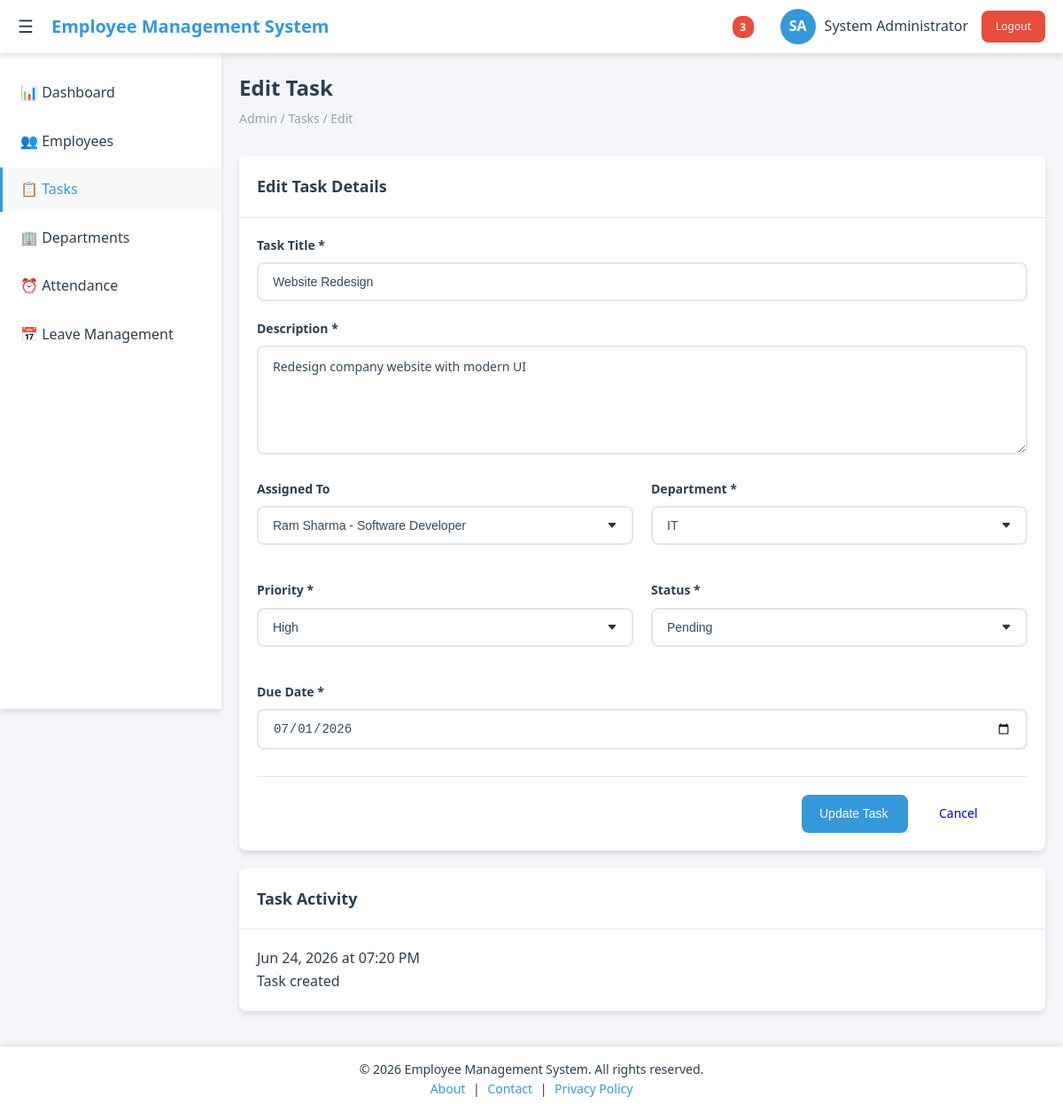
/admin/tasks/edit.php?id=1 (signed in), run on the app's committed database.
### tables this page shows
CREATE TABLE tasks (
    id INT PRIMARY KEY AUTO_INCREMENT,
    title VARCHAR(255) NOT NULL,
    description TEXT,
    assigned_to INT,
    assigned_by INT,
    department_id INT,
    priority ENUM('low', 'medium', 'high', 'urgent') DEFAULT 'medium',
    status ENUM('pending', 'in_progress', 'completed', 'cancelled') DEFAULT 'pending',
    due_date DATE,
    completed_date DATE,
    created_at TIMESTAMP DEFAULT CURRENT_TIMESTAMP,
    updated_at TIMESTAMP DEFAULT CURRENT_TIMESTAMP ON UPDATE CURRENT_TIMESTAMP,
    FOREIGN KEY (assigned_to) REFERENCES users(id),
    FOREIGN KEY (assigned_by) REFERENCES users(id),
    FOREIGN KEY (department_id) REFERENCES departments(id)
);

CREATE TABLE users (
    id INT PRIMARY KEY AUTO_INCREMENT,
    username VARCHAR(50) UNIQUE NOT NULL,
    email VARCHAR(100) UNIQUE NOT NULL,
    password VARCHAR(255) NOT NULL,
    first_name VARCHAR(50) NOT NULL,
    last_name VARCHAR(50) NOT NULL,
    role ENUM('admin', 'employee') DEFAULT 'employee',
    department_id INT,
    position VARCHAR(100),
    phone VARCHAR(20),
    hire_date DATE DEFAULT CURRENT_DATE,
    status ENUM('active', 'inactive') DEFAULT 'active',
    created_at TIMESTAMP DEFAULT CURRENT_TIMESTAMP,
    updated_at TIMESTAMP DEFAULT CURRENT_TIMESTAMP ON UPDATE CURRENT_TIMESTAMP
);

CREATE TABLE departments (
    id INT PRIMARY KEY AUTO_INCREMENT,
    name VARCHAR(100) NOT NULL,
    description TEXT,
    manager_id INT,
    status ENUM('active', 'inactive') DEFAULT 'active',
    created_at TIMESTAMP DEFAULT CURRENT_TIMESTAMP
);

### config.php (called while the page is built, shortened)
<?php
$conn = new mysqli(DB_HOST, DB_USER, DB_PASS, DB_NAME);
$conn->set_charset("utf8mb4");
function sanitize($data) {
    global $conn;
    return mysqli_real_escape_string($conn, trim($data));
}
?>

### admin/tasks/edit.php (the view, shortened to what this page needs)
<?php
include '../../config.php';
$task_id = sanitize($_GET['id']);
$sql = "SELECT * FROM tasks WHERE id = ?";
$stmt = $conn->prepare($sql);
$stmt->bind_param("i", $task_id);
$stmt->execute();
$result = $stmt->get_result();
$task = $result->fetch_assoc();
$dept_sql = "SELECT * FROM departments WHERE status = 'active'";
$dept_result = $conn->query($dept_sql);
$employees_sql = "SELECT id, first_name, last_name, position FROM users WHERE role = 'employee' AND status = 'active'";
$employees_result = $conn->query($employees_sql);
?>
<!DOCTYPE html>
<html lang="en">
<head>
    <link rel="stylesheet" href="../../assets/css/style.css">
    <link rel="stylesheet" href="../../assets/css/admin.css">
    <link rel="stylesheet" href="../../assets/css/forms.css">
</head>
<body>
    <?php include '../../includes/header.php'; ?>
    <?php include '../../includes/sidebar.php'; ?>
    <main class="main-content">
        <div class="page-header">
            <h1 class="page-title">Edit Task</h1>
            <div class="breadcrumb">Admin / Tasks / Edit</div>
        </div>
        <div class="card">
            <div class="card-header">
                <h2 class="card-title">Edit Task Details</h2>
            </div>
            <div class="card-body">
                <form method="POST" action="">
                    <div class="form-group">
                        <label for="title" class="form-label">Task Title *</label>
                        <input type="text" id="title" name="title" class="form-control"
                               value="<?php echo htmlspecialchars($task['title']); ?>" required>
                    </div>
                    <div class="form-group">
                        <label for="description" class="form-label">Description *</label>
                        <textarea id="description" name="description" class="form-control"
                                  rows="5" required><?php echo htmlspecialchars($task['description']); ?></textarea>
                    </div>
                    <div class="form-row">
                        <div class="form-group">
                            <label for="assigned_to" class="form-label">Assigned To</label>
                            <select id="assigned_to" name="assigned_to" class="form-control">
                                <?php while ($employee = $employees_result->fetch_assoc()): ?>
                                    <option value="<?php echo $employee['id']; ?>"
                                        <?php echo ($task['assigned_to'] == $employee['id']) ? 'selected' : ''; ?>>
                                        <?php echo htmlspecialchars($employee['first_name'] . ' ' . $employee['last_name'] . ' - ' . $employee['position']); ?>
                                    </option>
                                <?php endwhile; ?>
                            </select>
                        </div>
                        <div class="form-group">
                            <label for="department_id" class="form-label">Department *</label>
                            <select id="department_id" name="department_id" class="form-control" required>
                                <?php while ($dept = $dept_result->fetch_assoc()): ?>
                                    <option value="<?php echo $dept['id']; ?>"
                                        <?php echo ($task['department_id'] == $dept['id']) ? 'selected' : ''; ?>>
                                        <?php echo htmlspecialchars($dept['name']); ?>
                                    </option>
                                <?php endwhile; ?>
                            </select>
                        </div>
                    </div>
                    <div class="form-row">
                        <div class="form-group">
                            <label for="priority" class="form-label">Priority *</label>
                            <select id="priority" name="priority" class="form-control" required>
                                <option value="high" <?php echo $task['priority'] == 'high' ? 'selected' : ''; ?>>High</option>
                            </select>
                        </div>
                        <div class="form-group">
                            <label for="status" class="form-label">Status *</label>
                            <select id="status" name="status" class="form-control" required>
                                <option value="pending" <?php echo $task['status'] == 'pending' ? 'selected' : ''; ?>>Pending</option>
                            </select>
                        </div>
                    </div>
                    <div class="form-group">
                        <label for="due_date" class="form-label">Due Date *</label>
                        <input type="date" id="due_date" name="due_date" class="form-control"
                               value="<?php echo $task['due_date']; ?>" required>
                    </div>
                    <div class="form-actions">
                        <button type="submit" class="btn btn-primary">Update Task</button>
                        <a href="view.php?id=<?php echo $task['id']; ?>" class="btn">Cancel</a>
                    </div>
                </form>
            </div>
        </div>
        <div class="card">
            <div class="card-header">
                <h2 class="card-title">Task Activity</h2>
            </div>
            <div class="card-body">
                <div class="activity-timeline">
                    <div class="activity-item">
                        <div class="activity-date"><?php echo date('M d, Y \a\t h:i A', strtotime($task['created_at'])); ?></div>
                        <div class="activity-content">Task created</div>
                    </div>
                </div>
            </div>
        </div>
    </main>
    <?php include '../../includes/footer.php'; ?>
</body>
</html>

### assets/css/style.css (style rules this page uses)
:root { --primary-color: #3498db; --primary-dark: #2980b9; --secondary-color: #2c3e50; --success-color: #27ae60; --warning-color: #f39c12; --danger-color: #e74c3c; --light-color: #ecf0f1; --dark-color: #34495e; --white: #ffffff; --gray: #95a5a6; --gray-light: #bdc3c7; --border-radius: 8px; --box-shadow: 0 4px 6px rgba(0, 0, 0, 0.1); --transition: all 0.3s ease; --sidebar-width: 250px; --header-height: 60px; }
* { margin: 0; padding: 0; box-sizing: border-box; }
body { font-family: 'Segoe UI', Tahoma, Geneva, Verdana, sans-serif; background-color: #f5f6fa; color: var(--secondary-color); line-height: 1.6; }
.main-content { margin-left: var(--sidebar-width); margin-top: var(--header-height); padding: 20px; transition: var(--transition); min-height: calc(100vh - var(--header-height)); }
.page-header { margin-bottom: 30px; }
.page-title { font-size: 24px; font-weight: 600; color: var(--secondary-color); margin-bottom: 5px; }
.breadcrumb { color: var(--gray); font-size: 14px; }
.card { background: var(--white); border-radius: var(--border-radius); box-shadow: var(--box-shadow); margin-bottom: 20px; transition: var(--transition); }
.card-header { padding: 20px; border-bottom: 1px solid #e1e8ed; display: flex; justify-content: between; align-items: center; }
.card-title { font-size: 18px; font-weight: 600; color: var(--secondary-color); }
.card-body { padding: 20px; }
.btn { display: inline-flex; align-items: center; gap: 8px; padding: 10px 20px; border: none; border-radius: var(--border-radius); font-size: 14px; font-weight: 500; cursor: pointer; transition: var(--transition); text-decoration: none; }
.btn-primary { background-color: var(--primary-color); color: var(--white); }
.form-group { margin-bottom: 20px; }
.form-label { display: block; margin-bottom: 8px; font-weight: 500; color: var(--secondary-color); }
.form-control { width: 100%; padding: 10px 12px; border: 2px solid #e1e8ed; border-radius: var(--border-radius); font-size: 14px; transition: var(--transition); }
body { padding-top: 0; }

### assets/css/forms.css (style rules this page uses)
.form-row { display: grid; grid-template-columns: 1fr 1fr; gap: 20px; margin-bottom: 20px; }
.form-group { margin-bottom: 20px; }
.form-label { display: block; margin-bottom: 8px; font-weight: 600; color: var(--secondary-color); font-size: 14px; }
.form-control { width: 100%; padding: 12px 16px; border: 2px solid #e1e8ed; border-radius: var(--border-radius); font-size: 14px; transition: var(--transition); background-color: var(--white); color: var(--dark-color); }
.form-actions { display: flex; gap: 15px; justify-content: flex-end; margin-top: 30px; padding-top: 20px; border-top: 1px solid #e1e8ed; }
.form-actions .btn { min-width: 120px; }
select.form-control { appearance: none; background-repeat: no-repeat; background-position: right 16px center; padding-right: 40px; }
textarea.form-control { resize: vertical; min-height: 100px; font-family: inherit; }

### includes/footer.php (style rules this page uses)
body, html { min-height: 100%; display: flex; flex-direction: column; }
.main-content { flex: 1 0 auto; }

### data on the page
tasks: title "Website Redesign", description "Redesign company website with modern UI", assigned_to "Ram Sharma - Software Developer", department_id "IT", priority "High", status "Pending", due_date "07/01/2026", created_at "Jun 24, 2026 at 07:20 PM"

### other printed values
$pending_count + $unassigned_count "3"
$_SESSION['first_name'] "System"
$_SESSION['last_name'] "Administrator"
